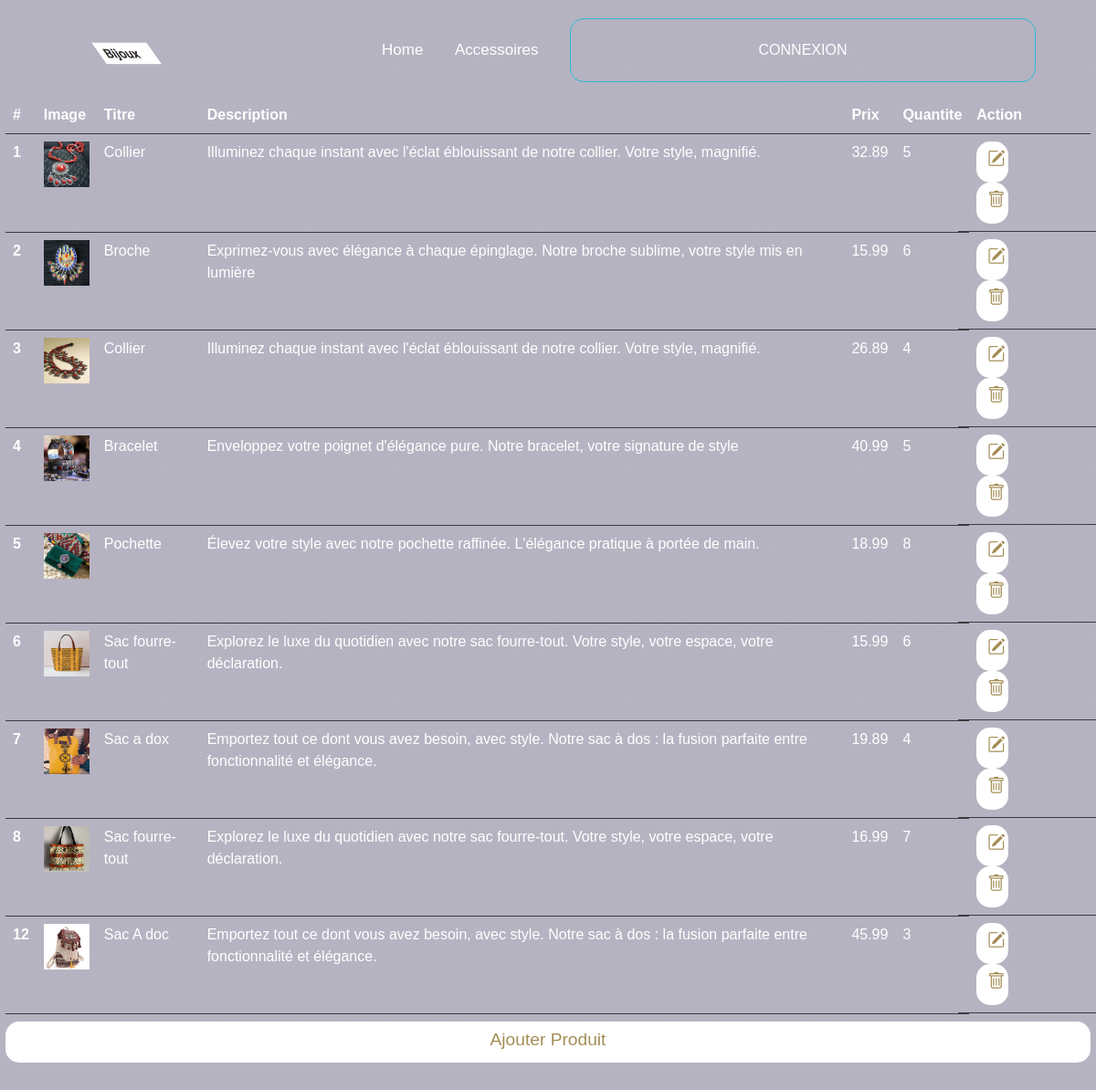
/gestionProduit.php, run on the app's committed database.
### tables this page shows
CREATE TABLE `image` (
  `id` int(11) NOT NULL,
  `chemin` varchar(255) DEFAULT NULL,
  `id_produit` int(11) DEFAULT NULL
);

CREATE TABLE `produit` (
  `id` int(11) NOT NULL,
  `titre` varchar(50) DEFAULT NULL,
  `descreption` varchar(255) DEFAULT NULL,
  `prix` float DEFAULT NULL,
  `quantite` int(11) DEFAULT NULL
);

### functions/functions.php (called while the page is built, shortened)
<?php
function Connexion_BD()
{
    $serveur = "localhost";
    $utilisateur = "root";
    $motdepasse = "";
    $basededonne = "textsite";
    $connexion = mysqli_connect($serveur, $utilisateur, $motdepasse, $basededonne);
    return $connexion;
}
function getProduit()
{
    $conn = Connexion_BD();
    $requete = 'SELECT p.id, p.titre,p.descreption, p.prix, p.quantite, i.chemin from produit p JOIN image i on p.id =i.id_produit';
    $stmt = $conn->prepare($requete);
    $stmt->execute();
    $resultats = $stmt->get_result();
    $produits = array();
    foreach ($resultats as $produit) {
        $produits[] = $produit;
    }
    return $produits;
}

### gestionProduit.php (the view, shortened to what this page needs)
<?php
require_once 'functions/functions.php';
$produits = getProduit();
?>
<!DOCTYPE html>
<html lang="en">
<head>
    <link href="https://cdn.jsdelivr.net/npm/bootstrap@5.3.0/dist/css/bootstrap.min.css" rel="stylesheet">
    <link rel="stylesheet" href="https://cdn.jsdelivr.net/npm/bootstrap-icons@1.10.5/font/bootstrap-icons.css">
    <link rel="stylesheet" href="home.css">
    <link rel="stylesheet" href="ac.css">
</head>
<body>
    <div class="hero">
        <?php require_once 'nav.php'; ?>
        <table class="table table-dark">
            <caption><a href="ajoutproduit.php" class="btn btn-secondary">Ajouter Produit</a></caption>
            <thead>
                <tr>
                    <th scope="col" class="bg-transparent">#</th>
                    <th scope="col" class="bg-transparent">Image</th>
                    <th scope="col" class="bg-transparent">Titre</th>
                    <th scope="col" class="bg-transparent">Description</th>
                    <th scope="col" class="bg-transparent">Prix</th>
                    <th scope="col" class="bg-transparent">Quantite</th>
                    <th scope="col" class="bg-transparent">Action</th>
                </tr>
            </thead>
            <tbody>
                <?php
                foreach ($produits as $produit) { ?>
                    <tr>
                        <th scope="row" class="bg-transparent"><?php echo $produit['id'] ?></th>
                        <td class="bg-transparent"><img src="<?php echo $produit['chemin']; ?>" alt="image" width="50px" height="50px"></td>
                        <td class="bg-transparent"><?php echo $produit['titre'] ?></td>
                        <td class="bg-transparent"><?php echo $produit['descreption'] ?></td>
                        <td class="bg-transparent"><?php echo $produit['prix'] ?></td>
                        <td class="bg-transparent"><?php echo $produit['quantite'] ?></td>
                        <td class="row bg-transparent">
                            <div class="col-5">
                                <a href="modifierproduit.php?id=<?php echo $produit['id']; ?>" class="btn btn-success"><i class="bi bi-pencil-square"></i>
                                </a>
                            </div>
                            <div class="col-2"></div>
                            <div class="col-5">
                                <a href="supprimerproduit.php?id=<?php echo $produit['id']; ?>" class="btn btn-danger"><i class="bi bi-trash"></i>
                                </a>
                            </div>
                        </td>
                    </tr>
                <?php } ?>
            </tbody>
        </table>
</body>
</html>

### home.css (style rules this page uses)
* { margin: 0; padding: 0; box-sizing: border-box; font-family: "Popping", sans-serif; }
.hero { width: 100%; height: 100%; background-image: linear-gradient(rgb(12, 3, 51, 0.3), rgb(12, 3, 51, 0.3)); position: relative; padding: 0.5%; display: flex; justify-content: center; }
.btn { width: 100%; height: 45px; background: #fff; border: none; outline: none; border-radius: 15px; cursor: pointer; font-size: 1.2em; color: #a48d55; font-weight: 500; }

### ac.css (style rules this page uses)
* { margin: 0; padding: 0; box-sizing: border-box; font-family: "Popping", sans-serif; }
.hero { width: 100%; height: 100%; background-image: linear-gradient(rgb(12, 3, 51, 0.3), rgb(12, 3, 51, 0.3)); position: relative; padding: 0.5%; display: flex; justify-content: center; }
table { margin-top: 100px; }

### data on the page
image: id_produit "1", chemin (picture), id_produit.titre "Collier", id_produit.descreption "Illuminez chaque instant avec l'éclat éblouissant de notre collier. Votre style, magnifié.", id_produit.prix "32.89", id_produit.quantite "5"
image: id_produit "2", chemin (picture), id_produit.titre "Broche", id_produit.descreption "Exprimez-vous avec élégance à chaque épinglage. Notre broche sublime, votre style mis en lumière", id_produit.prix "15.99", id_produit.quantite "6"
image: id_produit "3", chemin (picture), id_produit.titre "Collier", id_produit.descreption "Illuminez chaque instant avec l'éclat éblouissant de notre collier. Votre style, magnifié.", id_produit.prix "26.89", id_produit.quantite "4"
image: id_produit "4", chemin (picture), id_produit.titre "Bracelet", id_produit.descreption "Enveloppez votre poignet d'élégance pure. Notre bracelet, votre signature de style", id_produit.prix "40.99", id_produit.quantite "5"
image: id_produit "5", chemin (picture), id_produit.titre "Pochette", id_produit.descreption "Élevez votre style avec notre pochette raffinée. L'élégance pratique à portée de main.", id_produit.prix "18.99", id_produit.quantite "8"
image: id_produit "6", chemin (picture), id_produit.titre "Sac fourre-tout", id_produit.descreption "Explorez le luxe du quotidien avec notre sac fourre-tout. Votre style, votre espace, votre déclaration.", id_produit.prix "15.99", id_produit.quantite "6"
image: id_produit "7", chemin (picture), id_produit.titre "Sac a dox", id_produit.descreption "Emportez tout ce dont vous avez besoin, avec style. Notre sac à dos : la fusion parfaite entre fonctionnalité et élégance.", id_produit.prix "19.89", id_produit.quantite "4"
image: id_produit "8", chemin (picture), id_produit.titre "Sac fourre-tout", id_produit.descreption "Explorez le luxe du quotidien avec notre sac fourre-tout. Votre style, votre espace, votre déclaration.", id_produit.prix "16.99", id_produit.quantite "7"
image: id_produit "12", chemin (picture), id_produit.titre "Sac A doc", id_produit.descreption "Emportez tout ce dont vous avez besoin, avec style. Notre sac à dos : la fusion parfaite entre fonctionnalité et élégance.", id_produit.prix "45.99", id_produit.quantite "3"
